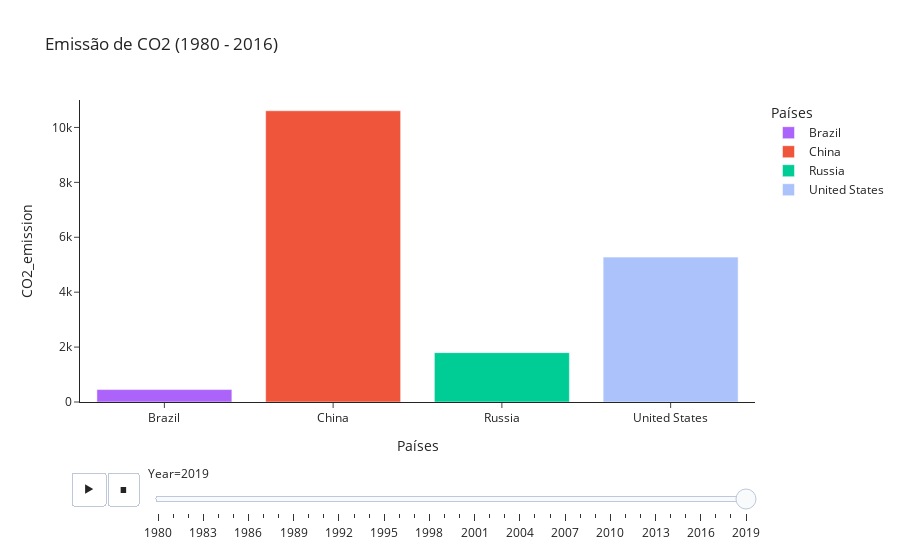

The notebook cell saved with this chart:
### Code cell
pio.templates.default = "simple_white"

fig = px.bar(df1,
             x = "Country",
             y = "CO2_emission", 
             color = 'Country', 
             animation_frame = 'Year', 
             animation_group = "Country",
             range_y = [0, 11000], 
             title = "Emissão de CO2 (1980 - 2016)",
             color_discrete_sequence=["#AB63FA", "#EF553B", "#00CC96", "#ABC3FA"],
             labels = {"Country": "Países"})
fig.show()

### Figure 1 — Plotly figure (JSON) as saved in the notebook; plotly's stock layout.template omitted (floating-point values rounded to 4 significant figures)
{"data": [{"alignmentgroup": "True", "hovertemplate": "Países=%{x}<br>Year=2019<br>CO2_emission=%{y}<extra></extra>", "ids": ["Brazil", "Brazil", "Brazil", "Brazil", "Brazil", "Brazil"], "legendgroup": "Brazil", "marker": {"color": "#AB63FA", "pattern": {"shape": ""}}, "name": "Brazil", "offsetgroup": "Brazil", "orientation": "v", "showlegend": true, "textposition": "auto", "type": "bar", "x": ["Brazil", "Brazil", "Brazil", "Brazil", "Brazil", "Brazil"], "xaxis": "x", "y": [453.4, 68.48, 64.86, 320.1, 0, 0], "yaxis": "y"}, {"alignmentgroup": "True", "hovertemplate": "Países=%{x}<br>Year=2019<br>CO2_emission=%{y}<extra></extra>", "ids": ["China", "China", "China", "China", "China", "China"], "legendgroup": "China", "marker": {"color": "#EF553B", "pattern": {"shape": ""}}, "name": "China", "offsetgroup": "China", "orientation": "v", "showlegend": true, "textposition": "auto", "type": "bar", "x": ["China", "China", "China", "China", "China", "China"], "xaxis": "x", "y": [10610.0, 8546.0, 548.7, 1514.0, 0, 0], "yaxis": "y"}, {"alignmentgroup": "True", "hovertemplate": "Países=%{x}<br>Year=2019<br>CO2_emission=%{y}<extra></extra>", "ids": ["Russia", "Russia", "Russia", "Russia", "Russia", "Russia"], "legendgroup": "Russia", "marker": {"color": "#00CC96", "pattern": {"shape": ""}}, "name": "Russia", "offsetgroup": "Russia", "orientation": "v", "showlegend": true, "textposition": "auto", "type": "bar", "x": ["Russia", "Russia", "Russia", "Russia", "Russia", "Russia"], "xaxis": "x", "y": [1798.0, 445.9, 943.3, 409.0, 0, 0], "yaxis": "y"}, {"alignmentgroup": "True", "hovertemplate": "Países=%{x}<br>Year=2019<br>CO2_emission=%{y}<extra></extra>", "ids": ["United States", "United States", "United States", "United States", "United States", "United States"], "legendgroup": "United States", "marker": {"color": "#ABC3FA", "pattern": {"shape": ""}}, "name": "United States", "offsetgroup": "United States", "orientation": "v", "showlegend": true, "textposition": "auto", "type": "bar", "x": ["United States", "United States", "United States", "United States", "United States", "United States"], "xaxis": "x", "y": [5277.0, 1263.0, 1626.0, 2388.0, 0, 0], "yaxis": "y"}], "layout": {"autosize": true, "barmode": "relative", "legend": {"title": {"text": "Países"}, "tracegroupgap": 0}, "sliders": [{"active": 39, "currentvalue": {"prefix": "Year="}, "len": 0.9, "pad": {"b": 10, "t": 60}, "steps": [{"args": [["1980"], {"frame": {"duration": 0, "redraw": true}, "fromcurrent": true, "mode": "immediate", "transition": {"duration": 0, "easing": "linear"}}], "label": "1980", "method": "animate"}, {"args": [["1981"], {"frame": {"duration": 0, "redraw": true}, "fromcurrent": true, "mode": "immediate", "transition": {"duration": 0, "easing": "linear"}}], "label": "1981", "method": "animate"}, {"args": [["1982"], {"frame": {"duration": 0, "redraw": true}, "fromcurrent": true, "mode": "immediate", "transition": {"duration": 0, "easing": "linear"}}], "label": "1982", "method": "animate"}, {"args": [["1983"], {"frame": {"duration": 0, "redraw": true}, "fromcurrent": true, "mode": "immediate", "transition": {"duration": 0, "easing": "linear"}}], "label": "1983", "method": "animate"}, {"args": [["1984"], {"frame": {"duration": 0, "redraw": true}, "fromcurrent": true, "mode": "immediate", "transition": {"duration": 0, "easing": "linear"}}], "label": "1984", "method": "animate"}, {"args": [["1985"], {"frame": {"duration": 0, "redraw": true}, "fromcurrent": true, "mode": "immediate", "transition": {"duration": 0, "easing": "linear"}}], "label": "1985", "method": "animate"}, {"args": [["1986"], {"frame": {"duration": 0, "redraw": true}, "fromcurrent": true, "mode": "immediate", "transition": {"duration": 0, "easing": "linear"}}], "label": "1986", "method": "animate"}, {"args": [["1987"], {"frame": {"duration": 0, "redraw": true}, "fromcurrent": true, "mode": "immediate", "transition": {"duration": 0, "easing": "linear"}}], "label": "1987", "method": "animate"}, {"args": [["1988"], {"frame": {"duration": 0, "redraw": true}, "fromcurrent": true, "mode": "immediate", "transition": {"duration": 0, "easing": "linear"}}], "label": "1988", "method": "animate"}, {"args": [["1989"], {"frame": {"duration": 0, "redraw": true}, "fromcurrent": true, "mode": "immediate", "transition": {"duration": 0, "easing": "linear"}}], "label": "1989", "method": "animate"}, {"args": [["1990"], {"frame": {"duration": 0, "redraw": true}, "fromcurrent": true, "mode": "immediate", "transition": {"duration": 0, "easing": "linear"}}], "label": "1990", "method": "animate"}, {"args": [["1991"], {"frame": {"duration": 0, "redraw": true}, "fromcurrent": true, "mode": "immediate", "transition": {"duration": 0, "easing": "linear"}}], "label": "1991", "method": "animate"}, {"args": [["1992"], {"frame": {"duration": 0, "redraw": true}, "fromcurrent": true, "mode": "immediate", "transition": {"duration": 0, "easing": "linear"}}], "label": "1992", "method": "animate"}, {"args": [["1993"], {"frame": {"duration": 0, "redraw": true}, "fromcurrent": true, "mode": "immediate", "transition": {"duration": 0, "easing": "linear"}}], "label": "1993", "method": "animate"}, {"args": [["1994"], {"frame": {"duration": 0, "redraw": true}, "fromcurrent": true, "mode": "immediate", "transition": {"duration": 0, "easing": "linear"}}], "label": "1994", "method": "animate"}, {"args": [["1995"], {"frame": {"duration": 0, "redraw": true}, "fromcurrent": true, "mode": "immediate", "transition": {"duration": 0, "easing": "linear"}}], "label": "1995", "method": "animate"}, {"args": [["1996"], {"frame": {"duration": 0, "redraw": true}, "fromcurrent": true, "mode": "immediate", "transition": {"duration": 0, "easing": "linear"}}], "label": "1996", "method": "animate"}, {"args": [["1997"], {"frame": {"duration": 0, "redraw": true}, "fromcurrent": true, "mode": "immediate", "transition": {"duration": 0, "easing": "linear"}}], "label": "1997", "method": "animate"}, {"args": [["1998"], {"frame": {"duration": 0, "redraw": true}, "fromcurrent": true, "mode": "immediate", "transition": {"duration": 0, "easing": "linear"}}], "label": "1998", "method": "animate"}, {"args": [["1999"], {"frame": {"duration": 0, "redraw": true}, "fromcurrent": true, "mode": "immediate", "transition": {"duration": 0, "easing": "linear"}}], "label": "1999", "method": "animate"}, {"args": [["2000"], {"frame": {"duration": 0, "redraw": true}, "fromcurrent": true, "mode": "immediate", "transition": {"duration": 0, "easing": "linear"}}], "label": "2000", "method": "animate"}, {"args": [["2001"], {"frame": {"duration": 0, "redraw": true}, "fromcurrent": true, "mode": "immediate", "transition": {"duration": 0, "easing": "linear"}}], "label": "2001", "method": "animate"}, {"args": [["2002"], {"frame": {"duration": 0, "redraw": true}, "fromcurrent": true, "mode": "immediate", "transition": {"duration": 0, "easing": "linear"}}], "label": "2002", "method": "animate"}, {"args": [["2003"], {"frame": {"duration": 0, "redraw": true}, "fromcurrent": true, "mode": "immediate", "transition": {"duration": 0, "easing": "linear"}}], "label": "2003", "method": "animate"}, {"args": [["2004"], {"frame": {"duration": 0, "redraw": true}, "fromcurrent": true, "mode": "immediate", "transition": {"duration": 0, "easing": "linear"}}], "label": "2004", "method": "animate"}, {"args": [["2005"], {"frame": {"duration": 0, "redraw": true}, "fromcurrent": true, "mode": "immediate", "transition": {"duration": 0, "easing": "linear"}}], "label": "2005", "method": "animate"}, {"args": [["2006"], {"frame": {"duration": 0, "redraw": true}, "fromcurrent": true, "mode": "immediate", "transition": {"duration": 0, "easing": "linear"}}], "label": "2006", "method": "animate"}, {"args": [["2007"], {"frame": {"duration": 0, "redraw": true}, "fromcurrent": true, "mode": "immediate", "transition": {"duration": 0, "easing": "linear"}}], "label": "2007", "method": "animate"}, {"args": [["2008"], {"frame": {"duration": 0, "redraw": true}, "fromcurrent": true, "mode": "immediate", "transition": {"duration": 0, "easing": "linear"}}], "label": "2008", "method": "animate"}, {"args": [["2009"], {"frame": {"duration": 0, "redraw": true}, "fromcurrent": true, "mode": "immediate", "transition": {"duration": 0, "easing": "linear"}}], "label": "2009", "method": "animate"}, {"args": [["2010"], {"frame": {"duration": 0, "redraw": true}, "fromcurrent": true, "mode": "immediate", "transition": {"duration": 0, "easing": "linear"}}], "label": "2010", "method": "animate"}, {"args": [["2011"], {"frame": {"duration": 0, "redraw": true}, "fromcurrent": true, "mode": "immediate", "transition": {"duration": 0, "easing": "linear"}}], "label": "2011", "method": "animate"}, {"args": [["2012"], {"frame": {"duration": 0, "redraw": true}, "fromcurrent": true, "mode": "immediate", "transition": {"duration": 0, "easing": "linear"}}], "label": "2012", "method": "animate"}, {"args": [["2013"], {"frame": {"duration": 0, "redraw": true}, "fromcurrent": true, "mode": "immediate", "transition": {"duration": 0, "easing": "linear"}}], "label": "2013", "method": "animate"}, {"args": [["2014"], {"frame": {"duration": 0, "redraw": true}, "fromcurrent": true, "mode": "immediate", "transition": {"duration": 0, "easing": "linear"}}], "label": "2014", "method": "animate"}, {"args": [["2015"], {"frame": {"duration": 0, "redraw": true}, "fromcurrent": true, "mode": "immediate", "transition": {"duration": 0, "easing": "linear"}}], "label": "2015", "method": "animate"}, {"args": [["2016"], {"frame": {"duration": 0, "redraw": true}, "fromcurrent": true, "mode": "immediate", "transition": {"duration": 0, "easing": "linear"}}], "label": "2016", "method": "animate"}, {"args": [["2017"], {"frame": {"duration": 0, "redraw": true}, "fromcurrent": true, "mode": "immediate", "transition": {"duration": 0, "easing": "linear"}}], "label": "2017", "method": "animate"}, {"args": [["2018"], {"frame": {"duration": 0, "redraw": true}, "fromcurrent": true, "mode": "immediate", "transition": {"duration": 0, "easing": "linear"}}], "label": "2018", "method": "animate"}, {"args": [["2019"], {"frame": {"duration": 0, "redraw": true}, "fromcurrent": true, "mode": "immediate", "transition": {"duration": 0, "easing": "linear"}}], "label": "2019", "method": "animate"}], "x": 0.1, "xanchor": "left", "y": 0, "yanchor": "top"}], "title": {"text": "Emissão de CO2 (1980 - 2016)"}, "updatemenus": [{"active": 0, "buttons": [{"args": [null, {"frame": {"duration": 500, "redraw": true}, "fromcurrent": true, "mode": "immediate", "transition": {"duration": 500, "easing": "linear"}}], "label": "&#9654;", "method": "animate"}, {"args": [[null], {"frame": {"duration": 0, "redraw": true}, "fromcurrent": true, "mode": "immediate", "transition": {"duration": 0, "easing": "linear"}}], "label": "&#9724;", "method": "animate"}], "direction": "left", "pad": {"r": 10, "t": 70}, "showactive": false, "type": "buttons", "x": 0.1, "xanchor": "right", "y": 0, "yanchor": "top"}], "xaxis": {"anchor": "y", "autorange": true, "categoryarray": ["Brazil", "China", "Russia", "United States"], "categoryorder": "array", "domain": [0, 1], "range": [-0.5, 3.5], "title": {"text": "Países"}, "type": "category"}, "yaxis": {"anchor": "x", "domain": [0, 1], "range": [0, 11000], "title": {"text": "CO2_emission"}, "type": "linear"}}}
